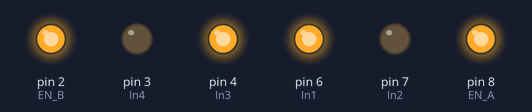
A program run on a simulated MicroPython board. Parts: output pins drawn as LEDs (lit = HIGH). What the program prints to the serial console is not drawn.

Above: at 0.1 s.
Timing chart, 0 to 1.6 s (numbered marks = the images above):
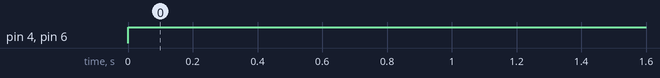

The program:

main.py
```python
from machine import Pin
import time

In1 = Pin(6, Pin.OUT)
In2 = Pin(7, Pin.OUT)
EN_A = Pin(8, Pin.OUT)
In3 = Pin(4, Pin.OUT)
In4 = Pin(3, Pin.OUT)
EN_B = Pin(2, Pin.OUT)
EN_A.high()
EN_B.high()

def move_forward():
    In1.high()
    In2.low()
    In3.high()
    In4.low()

while True:
    move_forward()
    print("forward")
    time.sleep(1)
```

Measured:
- by itself, pin 4 (In3), pin 6 (In1): LOW → HIGH at 0.00 s
